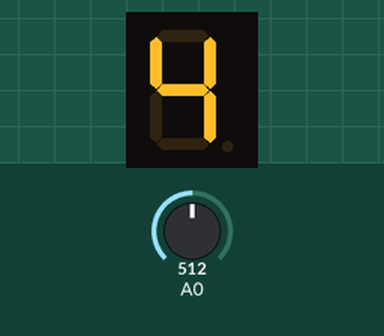
Simulated run of this sketch. Board: Arduino Uno, built with avr-gcc and run on an emulated ATmega328P. Shown: 1-digit seven-segment display. The test bench sets the inputs (shaded band); at power-on: A0 = 512.

Above: at 1.2 s.
1.3 s: A0 set to 716
At 2.4 s:
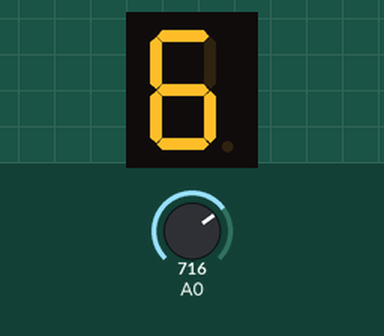
2.8 s: A0 set to 900
At 3.5 s:
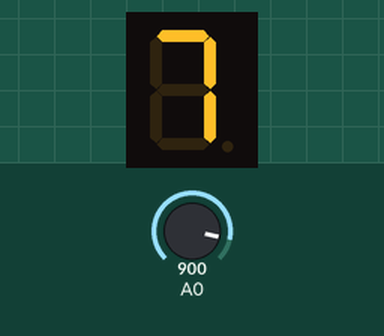
4.3 s: A0 set to 1023
At 4.6 s:
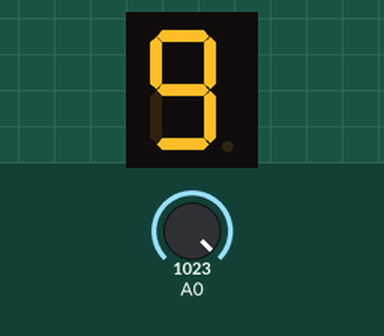
Timing chart, 0 to 7.3 s (numbered marks = the images above; inputs shaded):
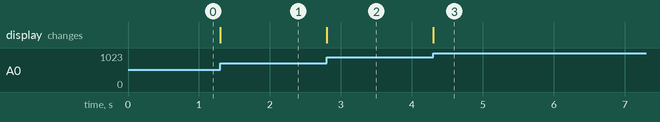

Measured:
- after the input at 1.3 s, the display: changes at once (image 1)
- after the input at 2.8 s, the display: changes at once (image 2)
- after the input at 4.3 s, the display: changes at once (image 3)

The sketch:

pot_7seg.ino
```cpp
// Include seven segment library to control the seven segment display
#include <SevSeg.h>
SevSeg sevseg;
/*
This sketch aims to control a seven segment display with a potentiometer
*/

void setup() {
  // This sets the number of segments on display. Set it to 1 since we are using a single-digit seven segment display
  byte numDigits = 1;
  //Leave this array empty if using a single-digit seven segment display
  byte digitPins[] = {};
  byte segmentPins[] = {7,6,4,2,1,9,10,5};
  bool resistorsOnSegments = true;

  byte hardwareConfig = COMMON_CATHODE;
  sevseg.begin(hardwareConfig, numDigits, digitPins, segmentPins, resistorsOnSegments);
  sevseg.setBrightness(90);

}

void loop() {
  int potentValue = analogRead(A0);
  int value = map(potentValue, 0, 1023, 0, 9);
  sevseg.setNumber(value);
  sevseg.refreshDisplay();
}
```
